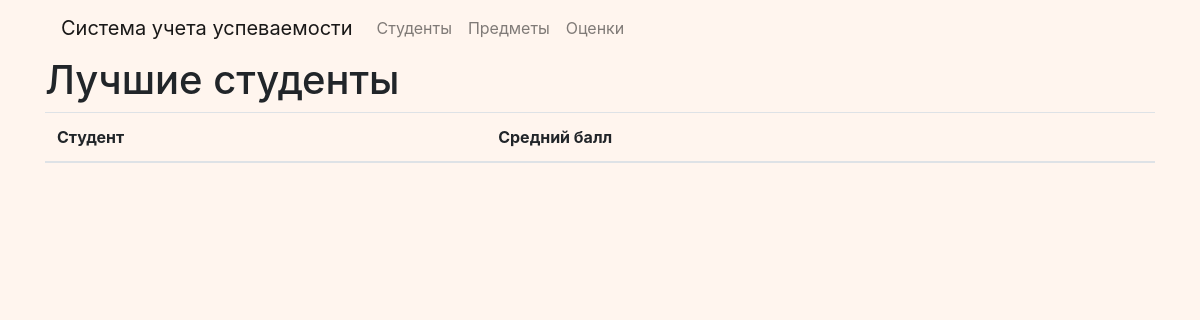
The page /best_students/ on the database as committed earlier.
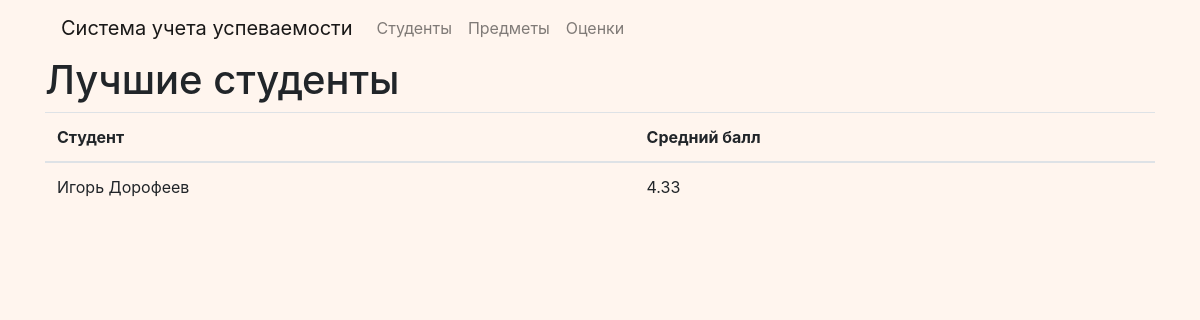
The same page on the database as committed later.
### university/models.py (models this page shows, shortened)
class Student(models.Model):
    name = models.CharField(max_length=100, verbose_name= ("ФИО"))
    group_number = models.CharField(
        max_length=10,
        validators=[
            RegexValidator(
                regex=r'^[0-9]+(-[0-9А-Я]?)?$',
                message='Номер группы должен состоять из цифр, '
                        'может содержать дефис и русскую заглавную букву (например, 123-А).'
            ),
        ],
        verbose_name= ("Номер группы")
    )
    class Meta:
        verbose_name = ("Студент")
        verbose_name_plural = ("Студенты")

### university/views.py (the view)
# urls.py: path('best_students/', views.best_students, name='best_students'),
def best_students(request):
    students_avg = Grade.objects.values('student__name').annotate(
        average_grade=Avg('grade')
    ).filter(average_grade__gt=3.5).order_by('-average_grade')
    return render(request, 'university/best_students.html', {'students_avg': students_avg})

### university/templates/university/best_students.html (shortened to what this page needs)
{% extends 'base.html' %}
{% block content %}
<h1>Лучшие студенты</h1>
<table class="table">
  <thead>
    <tr>
      <th>Студент</th>
      <th>Средний балл</th>
    </tr>
  </thead>
  <tbody>
    {% for student in students_avg %}
    <tr>
      <td>{{ student.student__name }}</td>
      <td>{{ student.average_grade|floatformat:2 }}</td>
    </tr>
    {% endfor %}
  </tbody>
</table>
{% endblock %}

Rows that differ between the two databases and show on the page:
added Student: student__name "Игорь Дорофеев", average_grade "4.33"
